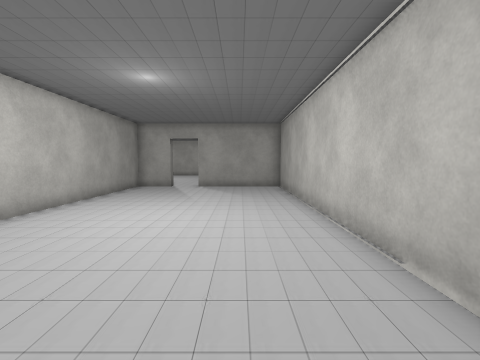
[1] (above)

24 first-person views from a walk through a 3-D level made in the Unity game engine. The camera is 1.5 m above the floor, tilts 4° down and sees 85° across. The floor is counted in squares, 1 m on a side. Each view is taken from the middle of a square. On the plan, view 1 faces up. The plan holds only what a view shows up to about 14 squares ahead; the rest is blank. The place goes on beyond the plan. The player is left out. Some animated figures are left out. Some surface patterns are stand-ins.

[2]
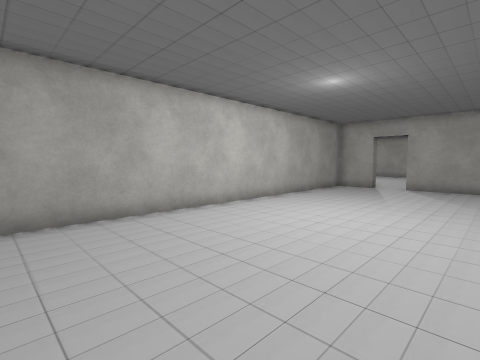

[3]
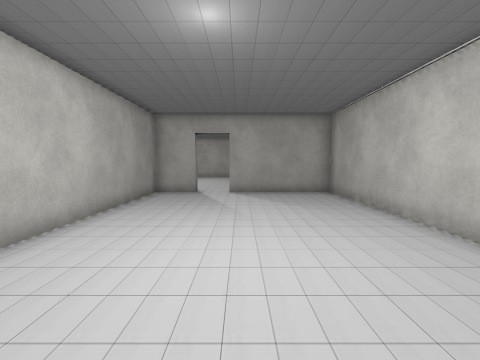

[4]
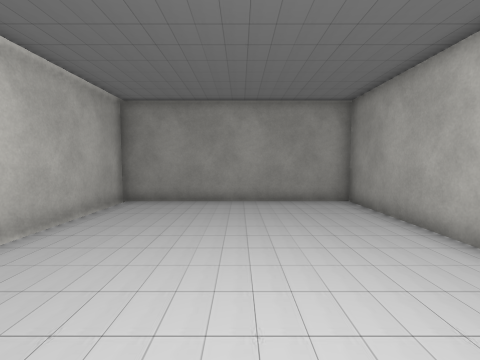

[5]
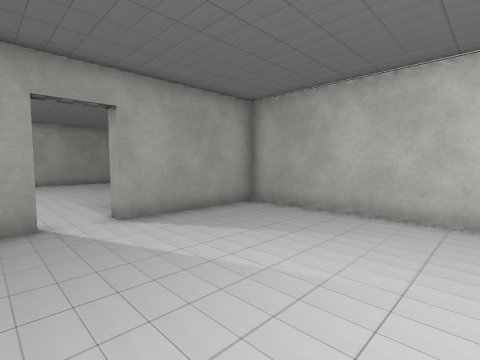

[6]
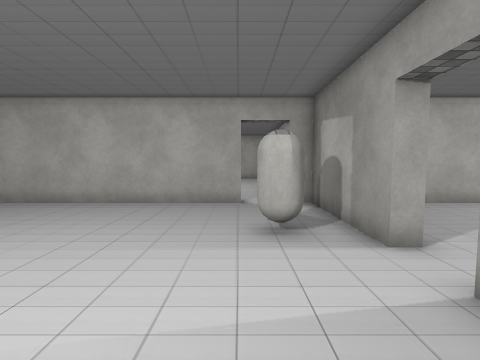

[7]
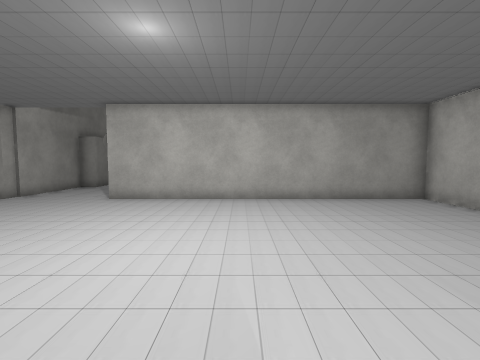

[8]
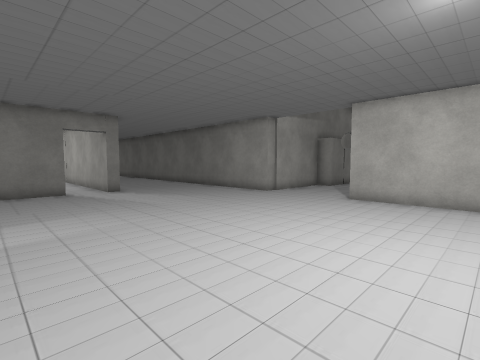

[9]
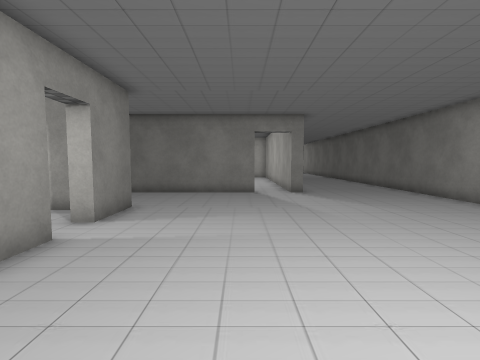

[10]
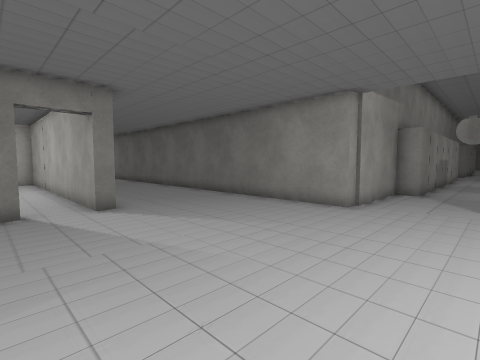

[11]
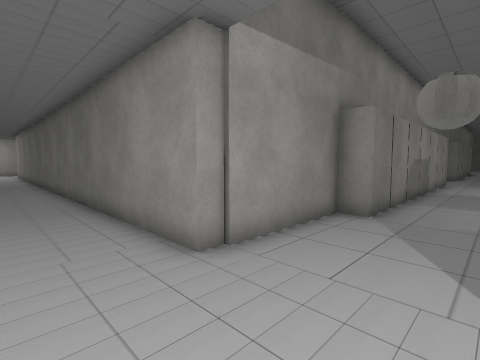

[12]
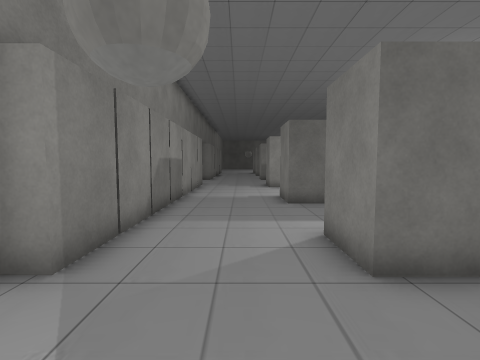

[13]
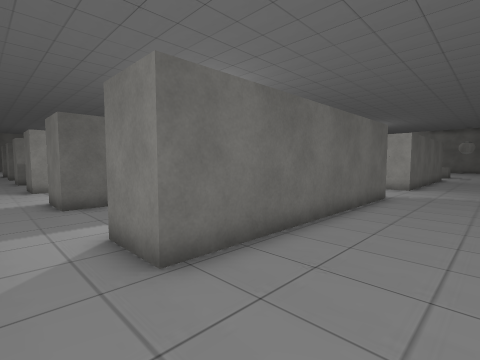

[14]
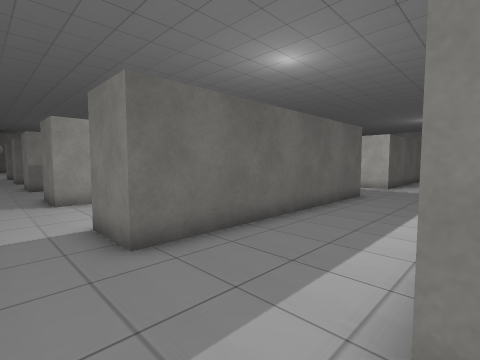

[15]
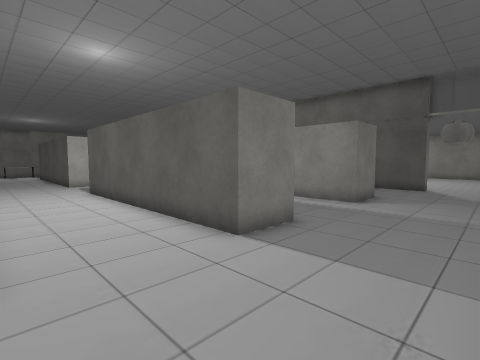

[16]
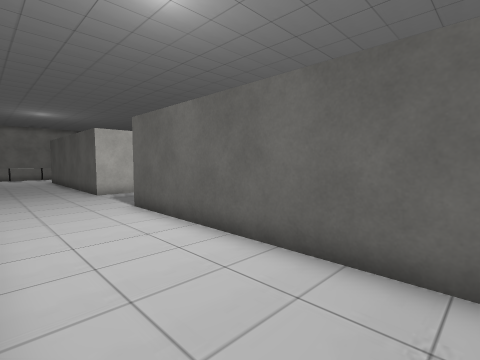

[17]
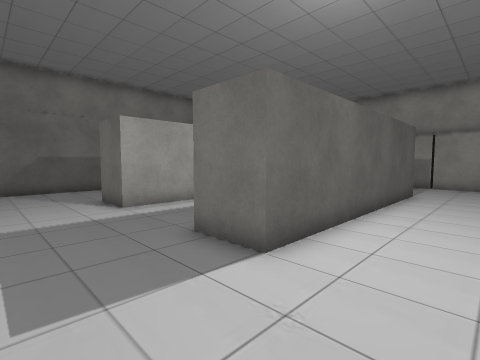

[18]
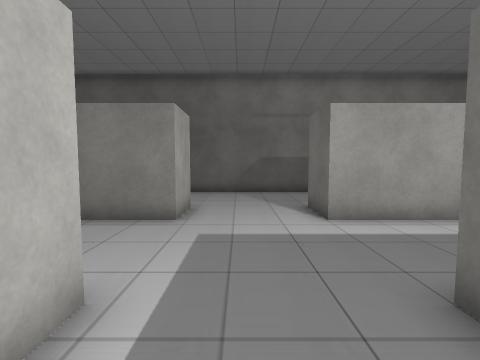

[19]
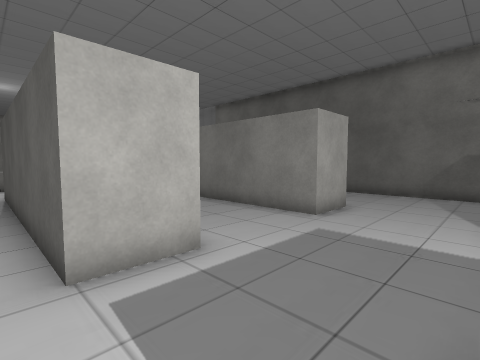

[20]
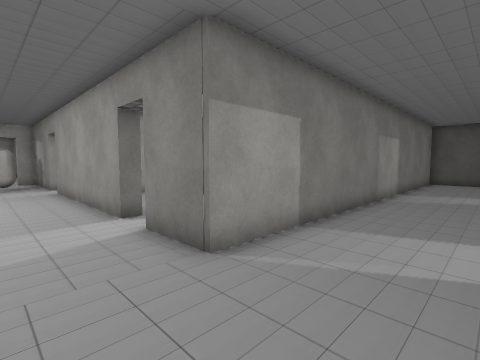

[21]
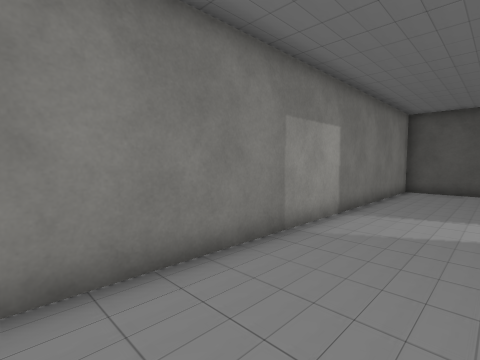

[22]
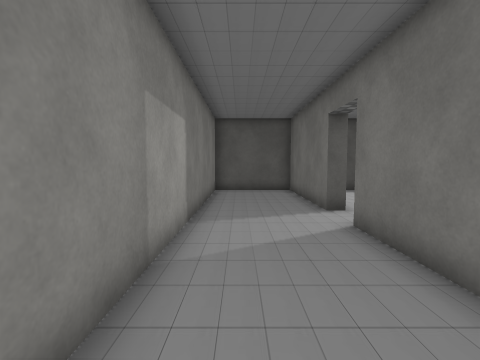

[23]
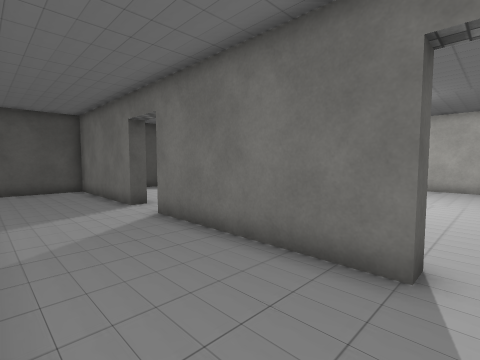

[24]
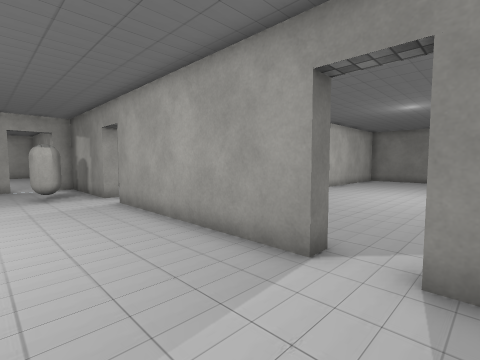

### Floor plan
Points are (right, up) in squares from view 1. A wall is a line through its corners. A room is listed if a view was taken in it or the views show most of it. See-through windows are left out.
Room 1 (views 1, 2, 3, 4, 5)
walls: (-4.2, 16.4) (-4.2, 15.8) (-6.1, 15.8) (-6.1, -1.9) (2.4, -1.9) (2.4, 15.8) (-2.5, 15.8) (-2.5, 16.4)
ways out: opening at (-3.5, 16) to room 2
Room 2 (views 6, 7, 8, 9, 10, 11, 12, 13, 14, 15, 16, 17, 18, 19, 20, 21, 22, 23, 24)
walls: (-0.6, 29.1) (6.5, 29.1); (-14.4, 33.2) (-14.4, 28.5) (-24.5, 28.5); (-2.8, 35.3) (0.7, 35.3) (0.7, 33.3) (-9.3, 33.3) (-9.3, 35.3) (-6.6, 35.3); (-9.3, 39.3) (-9.3, 41.3) (0.7, 41.3) (0.7, 39.3) (-9.3, 39.3); (-19.7, 23.1) (-19.7, 22.5); (-11.9, 15.8) (-11.9, 16.4) (-4.2, 16.4); (-2.5, 16.4) (2.4, 16.4) (2.4, 17); (-19.7, 20.8) (-19.7, 14.6); (2.4, 18.9) (2.4, 28.5) (-10.3, 28.5) (-10.3, 29.1) (-9, 29.1); (5.5, 33.3) (4.6, 33.3) (4.6, 35.3) (8.5, 35.3); (4.6, 39.2) (4.6, 41.3) (8.5, 41.3); (-20.4, 12.3) (-19.7, 12.3) (-19.7, 5.9); (-20.4, 4) (-19.7, 4) (-19.7, -1.9) (-15.7, -1.9) (-15.7, 16.4) (-13.4, 16.4) (-13.4, 15.8)
ways out: opening at (-3.5, 16) to room 1; opening at (-20, 5); opening at (-20, 13); opening at (-20, 21.5); opening at (-12.5, 16); gap at (3, 17); gap at (3, 19)
objects: block (-14, 36) to (-14, 37); block (-14, 38) to (-14, 39); block (-14, 40) to (-14, 41); block (-14, 42) to (-14, 43); block (-14, 44); other object (-2, 18) to (-1, 18)

Where each view was taken, in squares from view 1:
view 1: 0 up, 0 right, facing up
view 2: 0 up, 1 right, facing up-left
view 3: 3 up, 2 left, facing up
view 4: 8 up, 2 left, facing down
view 5: 9 up, 5 left, facing up-right
view 6: 19 up, 7 left, facing right
view 7: 18 up, 5 left, facing up
view 8: 18 up, 6 left, facing up-left
view 9: 20 up, 7 left, facing left
view 10: 20 up, 11 left, facing up-left
view 11: 26 up, 11 left, facing up-left
view 12: 30 up, 11 left, facing up
view 13: 30 up, 11 left, facing up-right
view 14: 35 up, 11 left, facing up-right
view 15: 45 up, 13 left, facing down-right
view 16: 45 up, 8 left, facing down-right
view 17: 44 up, 4 right, facing down-left
view 18: 42 up, 3 right, facing down
view 19: 42 up, 1 right, facing down-right
view 20: 19 up, 19 left, facing down-right
view 21: 13 up, 19 left, facing down-right
view 22: 12 up, 17 left, facing down
view 23: 13 up, 16 left, facing down-left
view 24: 20 up, 14 left, facing down-right
